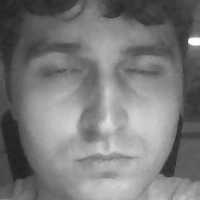
#> input picture tools/data/0.pgm, 200 x 200 px
$ python -i harris.py   (imports and definitions only)
#> lines starting #> are read from the running program, lines starting #| are printed output that depends on the picture
from scipy.ndimage import filters
from pylab import *

def compute_harris_response(im, sigma = 3):
    """ Compute the Harris corner detector """

    # derivatives
    imx = zeros(im.shape)
    filters.gaussian_filter(im, (sigma, sigma), (0,1), imx)
    imy = zeros(im.shape)
    filters.gaussian_filter(im, (sigma, sigma), (1,0), imy)

    # compute components of the Harris matrix
    Wxx = filters.gaussian_filter(imx*imx, sigma)
    Wxy = filters.gaussian_filter(imx*imy, sigma)
    Wyy = filters.gaussian_filter(imy*imy, sigma)

    # determinant and trace
    Wdet = Wxx*Wyy - Wxy**2
    Wtr = Wxx + Wyy

    return Wdet / (Wtr + 0.00000001)

# [114 lines left out: functions get_harris_points, plot_harris_points, get_descriptors, match, match_twosided, appendimages and 1 more, not called in this run]

>>> import cv2
>>> picture = cv2.imread('data/0.pgm', cv2.IMREAD_GRAYSCALE)
#> picture is the input picture: shape (200, 200); min 31, max 252, mean 121.3
>>> result = compute_harris_response(picture)
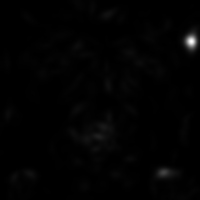
#> result: shape (200, 200) float64; min 0.00119, max 56.67, mean 0.6; drawn with min black and max white
